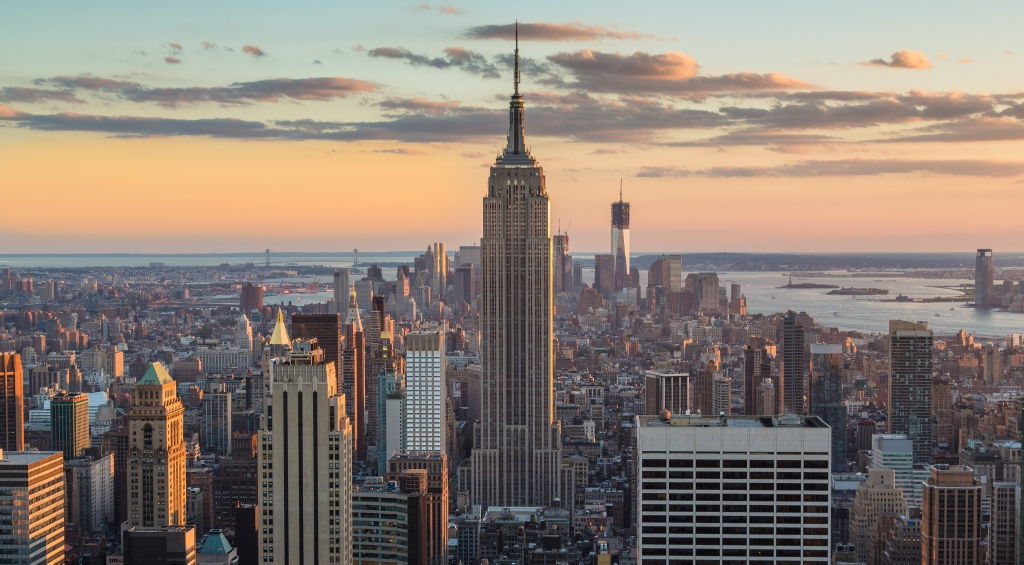
#> input picture notebooks/mitch/similar_images/empire_basic_3.jpg, 2048 x 1129 px (shown at 1/2 size)
$ python image_overlay.py --image notebooks/mitch/similar_images/empire_basic_2.jpg --background notebooks/mitch/similar_images/empire_basic_3.jpg --output out.png
#> lines starting #> are read from the running program, lines starting #| are printed output that depends on the picture; after the words box and inside, x2 and y2 are one past the last pixel; in counts of white or black regions, pixels touching at a corner belong together
import argparse
import cv2
import numpy as np
import os
from pathlib import Path
from PIL import ImageFont, ImageDraw, Image

def resize_img(image):
    height, width = image.shape[:2]
    max_height = 100000
    max_width = 300

    # only shrink if img is bigger than required
    if max_height < height or max_width < width:
        # get scaling factor
        scaling_factor = max_height / float(height)
        if max_width/float(width) < scaling_factor:
            scaling_factor = max_width / float(width)
        # resize image
        image = cv2.resize(image, None, fx=scaling_factor, fy=scaling_factor, interpolation=cv2.INTER_AREA)

    return image

def overlay_transparent(background, overlay, x, y):
    background_width, background_height = background.shape[:2]

    if x >= background_width or y >= background_height:
        return background

    h, w = overlay.shape[:2]

    if x + w > background_width:
        w = background_width - x
        overlay = overlay[:, :w]

    if y + h > background_height:
        h = background_height - y
        overlay = overlay[:h]

    if overlay.shape[2] < 4:
        overlay = np.concatenate(
            [
                overlay,
                np.ones((overlay.shape[0], overlay.shape[1], 1), dtype = overlay.dtype) * 255
            ],
            axis = 2,
        )

    overlay_image = overlay[..., :3]
    mask = overlay[..., 3:] / 255.0

    background[y:y+h, x:x+w] = (1.0 - mask) * background[y:y+h, x:x+w] + mask * overlay_image

    return background


def get_coordinates(background, overlay):
    half, extra_half = background.shape[1]/2, overlay.shape[1]/2
    return int(half - extra_half), 175


def crop_image(y, x, image):
    h, w = image.shape[:2]
    return image[y:y + h, x:x + w]


def run(args_dict):
    background = cv2.imread(args_dict['background']) # 480 by 492
#> background is the input picture: shape (1129, 2048, 3); mean B, G, R 116.5, 126.4, 138.2
    overlay = cv2.imread(args_dict['image'])
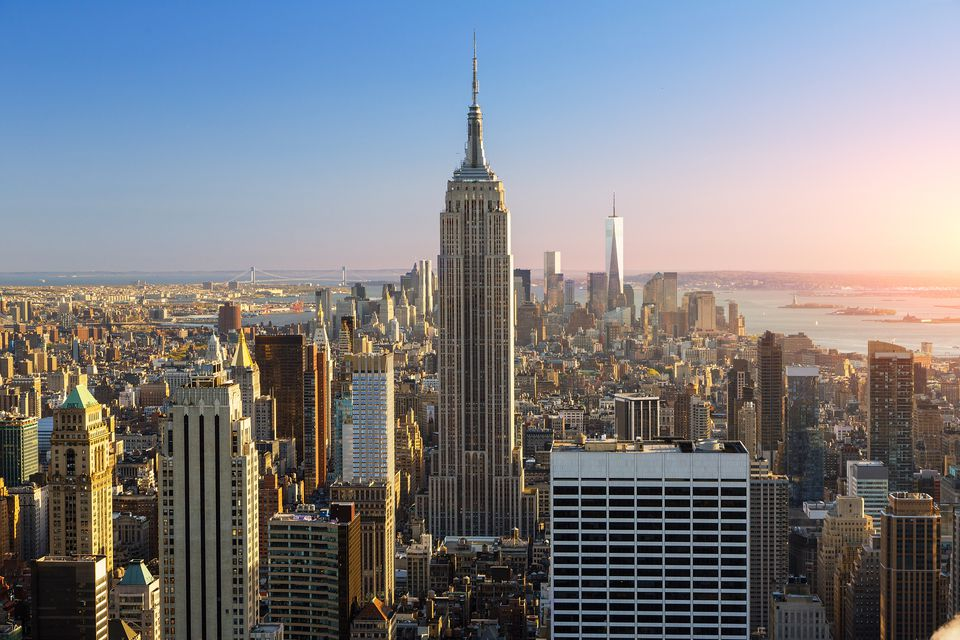
#> input picture notebooks/mitch/similar_images/empire_basic_2.jpg, 960 x 640 px
#> overlay is the input picture: shape (640, 960, 3); mean B, G, R 132, 126.1, 124.3
    overlay = resize_img(overlay)
#> in resize_img, `image = cv2.resize(image, None, fx=scaling_factor, fy=scaling_factor, ..`:
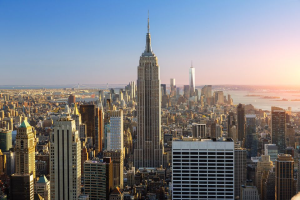
#> image: shape (200, 300, 3); mean of channels 0, 1, 2 132, 126.1, 124.3; drawn as B, G, R

    if overlay.shape[0] > 180:
        overlay = crop_image(overlay.shape[0]-180, 0, overlay)
#> in crop_image, `return image[y:y + h, x:x + w]`:
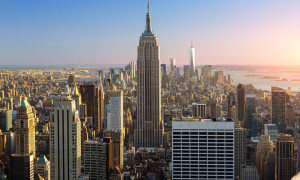
#> returned value: shape (180, 300, 3); mean of channels 0, 1, 2 122.4, 122.1, 125.2; drawn as B, G, R

    x, y = get_coordinates(background, overlay)
#> x = 874; y = 175

    img = overlay_transparent(background, overlay, x, y)
#> in overlay_transparent, `w = background_width - x`: w = 255
#> in overlay_transparent, `overlay = overlay[:, :w]`:
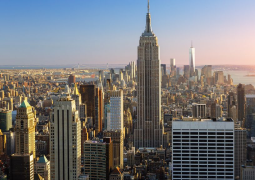
#> overlay: shape (180, 255, 3); mean of channels 0, 1, 2 120.4, 118.7, 118.9; drawn as B, G, R
#> in overlay_transparent, `mask = overlay[..., 3:] / 255.0`: mask: shape (180, 255, 1) float64; every value is 1
#> in overlay_transparent, `background[y:y+h, x:x+w] = (1.0 - mask) * background[y:y+h, x:x+w] + m..`:
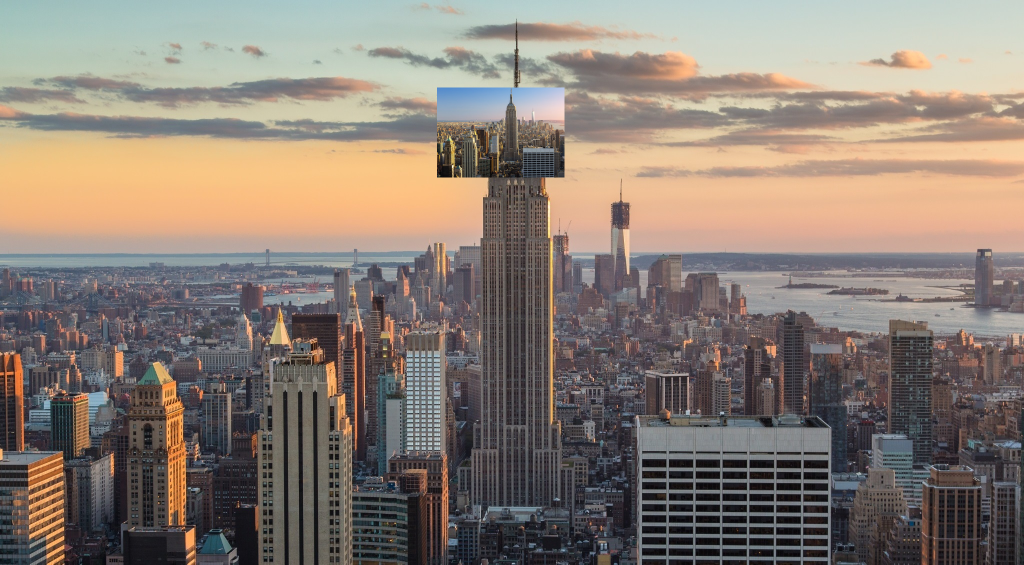
#> background: shape (1129, 2048, 3) (shown at 1/2 size); 1.99% of pixels changed, all inside (x1, y1, x2, y2) = (874, 175, 1129, 355)

    # convert image to RGB so that PIL supports it
    img = cv2.cvtColor(img, cv2.COLOR_BGR2RGB)

    pil_img = Image.fromarray(img)
    draw = ImageDraw.Draw(pil_img)

    # using ttf font
    font = ImageFont.truetype('{}/static/LinLibertine_aS.ttf'.format(os.getcwd()), 20)

    draw.text((175, 140), 'Kanye Test', font=font)

    img = cv2.cvtColor(np.array(pil_img), cv2.COLOR_RGB2BGR)
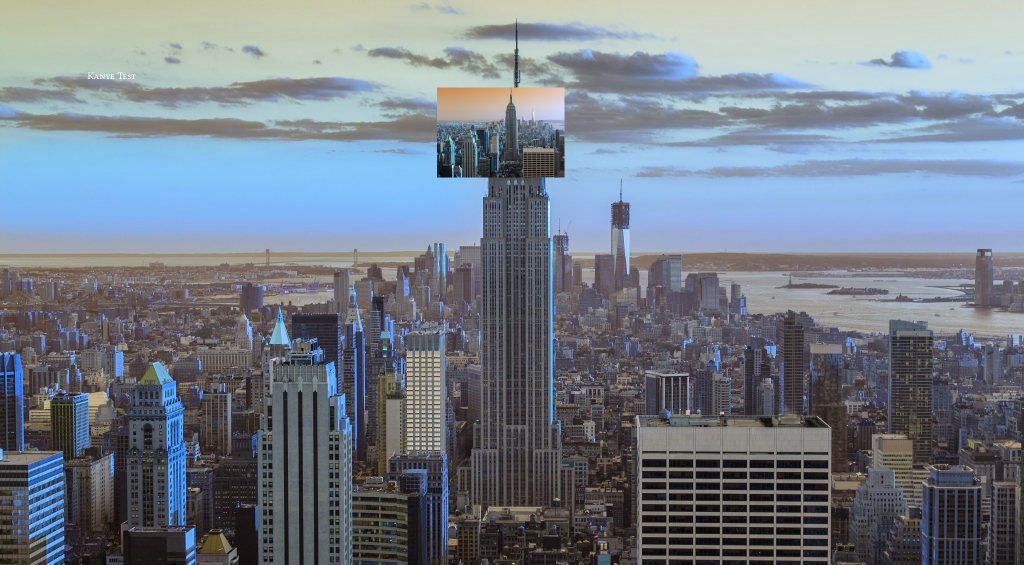
#> img: shape (1129, 2048, 3) (shown at 1/2 size); mean R, G, B 116.3, 125.8, 137.2

    cv2.imwrite(args_dict['output'], img)


if __name__ == '__main__':
    parser = argparse.ArgumentParser(
        description='Overlay cropped image on background t-shirt')
    parser.add_argument('-i', '--image', required=True,
        help='Path to overlay image on background t-shirt.')
    parser.add_argument('-b', '--background', required=False,
        default='{}/static/background.jpg'.format(os.getcwd()),
        help='Path to overlay image on t-shirt.')
    parser.add_argument('-o', '--output', required=True,
        help='Path to image output.')

    args_dict = vars(parser.parse_args())

    run(args_dict)
